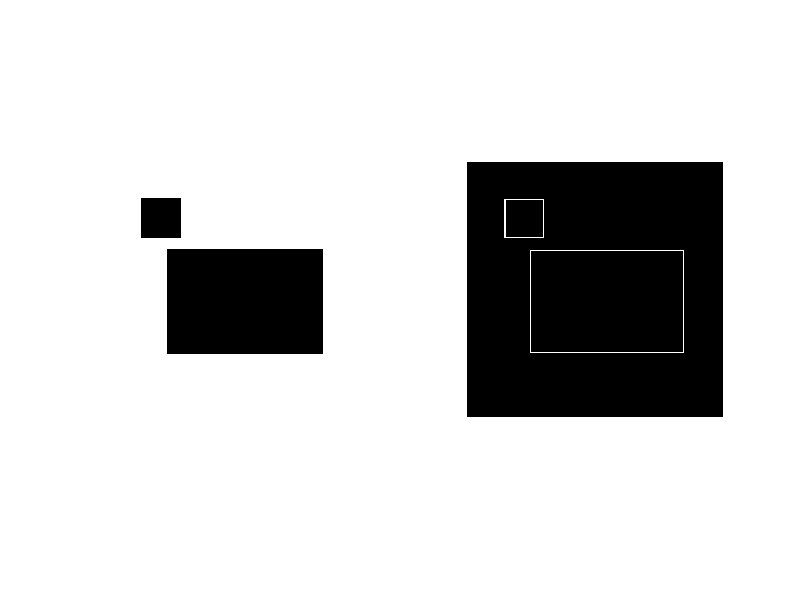

Write MATLAB code to recreate this figure. (Note: this script raises an error after producing the figure.)
A=ones(200,200);
A(30:60,30:60)=0;
A(70:150,50:170)=0
figure(1) ,subplot(1,2,1)
imshow(A)
AM=[1 1 1;1 -8 1;1 1 1];
B=conv2(A,AM);
subplot(1,2,2), imshow(B)
a=imread('pout.tif');
h1=[0 -1 0;-1 4 -1;0 -1 0]
h2=[-1 -1 -1;-1 8 -1; -1 -1 -1];
h3=[-1 -1 -1;-1 9 -1; -1 -1 -1];
c1=conv2(a,h1,'same');
c2=conv2(a,h2,'same');
c3=conv2(a,h3,'same');
subplot(2,2,1),imshow(a),title('Original image')
subplot(2,2,2),imshow(uint8(c1)),title('Laplacian sharpening 4 at center')
subplot(2,2,3),imshow(uint8(c2)),title('Laplacian sharpening 8 at center ')
subplot(2,2,4),imshow(uint8(c3)),title(' Laplacian sharpening 9 at center')